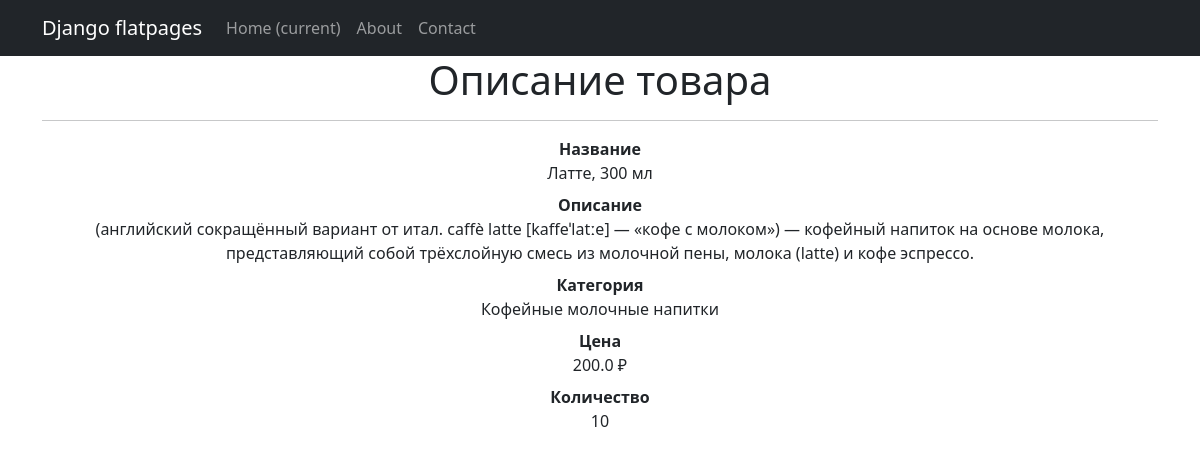
/products/1, run on the app's committed database.
### coffee_shop/models.py (models this page shows, shortened)
class Product(models.Model):
    name = models.CharField(max_length=50, unique=True)
    price = models.FloatField(
        validators=[MinValueValidator(0.0)],
    )
    composition = models.TextField()
    description = models.TextField()
    quantity = models.IntegerField(
        validators=[MinValueValidator(0)],
    )
    category = models.ForeignKey(
        to='Category',
        on_delete=models.CASCADE,
        related_name='products',  # все продукты в категории будут доступны через поле products
    )

class Category(models.Model):
    name = models.CharField(max_length=100, unique=True)

### coffee_shop/views.py (the view)
# urls.py: path('<int:pk>', ProductDetail.as_view(), name='product_detail'),
class ProductDetail(DetailView):
    model = Product
    template_name = 'product.html'
    context_object_name = 'product'

### coffee_shop/templatetags/custom_filters.py (called while the page is built)
@register.filter()
def currency(value, code='rub'):
    postfix = CURRENCIES_SYMBOLS[code]
    return f'{value} {postfix}'

### templates/product.html (shortened to what this page needs)
{% extends 'flatpages/default.html' %}
{% load custom_filters %}
{% load custom_tags %}
{% block content %}
    <h1>Описание товара</h1>
    <hr>
    {% if product %}
        <dl>
            <dt>Название<dt>
            <dd>{{product.name}}</dd>
            <dt>Описание<dt>
            <dd>{{ product.description }}</dd>
            <dt>Категория<dt>
            <dd>{{ product.category.name }}</dd>
            <dt>Цена</dt>
            <dd>{{ product.price|currency }}</dd>
            <dt>Количество</dt>
            <dd>{{ product.quantity }}</dd>
        </dl>
    {% else %}
       <h3>Такого товара нет!</h3>
   {% endif %}
{% endblock content %}

### data on the page
Product: name "Латте, 300 мл", description "(английский сокращённый вариант от итал. caffè latte [kaffeˈlatːe] — «кофе с молоком») — кофейный напиток на основе молока, представляющий собой трёхслойную смесь из молочной пены, молока (latte) и кофе эспрессо.", category.name "Кофейные молочные напитки", price "200.0 ₽", quantity "10"
